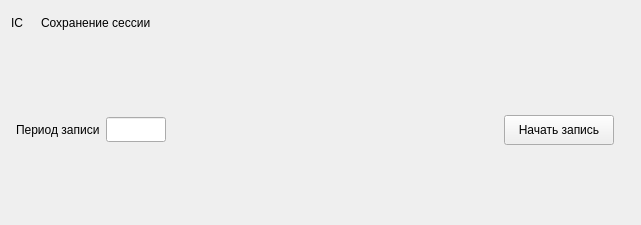
<?xml version="1.0" encoding="UTF-8"?>
<ui version="4.0">
 <class>WidgetFile</class>
 <widget class="QWidget" name="WidgetFile">
  <property name="geometry">
   <rect>
    <x>0</x>
    <y>0</y>
    <width>641</width>
    <height>225</height>
   </rect>
  </property>
  <property name="windowTitle">
   <string>Form</string>
  </property>
  <layout class="QHBoxLayout" name="horizontalLayout_4">
   <item>
    <layout class="QVBoxLayout" name="verticalLayout_borderExternal">
     <item>
      <layout class="QHBoxLayout" name="horizontalLayout">
       <item>
        <widget class="QLabel" name="label_headIcon">
         <property name="sizePolicy">
          <sizepolicy hsizetype="Preferred" vsizetype="Preferred">
           <horstretch>24</horstretch>
           <verstretch>24</verstretch>
          </sizepolicy>
         </property>
         <property name="minimumSize">
          <size>
           <width>24</width>
           <height>24</height>
          </size>
         </property>
         <property name="maximumSize">
          <size>
           <width>24</width>
           <height>24</height>
          </size>
         </property>
         <property name="text">
          <string>IC</string>
         </property>
        </widget>
       </item>
       <item>
        <widget class="QLabel" name="label_headText">
         <property name="text">
          <string>Сохранение сессии</string>
         </property>
        </widget>
       </item>
       <item>
        <spacer name="verticalSpacer">
         <property name="orientation">
          <enum>Qt::Vertical</enum>
         </property>
         <property name="sizeType">
          <enum>QSizePolicy::Fixed</enum>
         </property>
         <property name="sizeHint" stdset="0">
          <size>
           <width>20</width>
           <height>20</height>
          </size>
         </property>
        </spacer>
       </item>
       <item>
        <spacer name="horizontalSpacer">
         <property name="orientation">
          <enum>Qt::Horizontal</enum>
         </property>
         <property name="sizeHint" stdset="0">
          <size>
           <width>40</width>
           <height>20</height>
          </size>
         </property>
        </spacer>
       </item>
      </layout>
     </item>
     <item>
      <layout class="QVBoxLayout" name="verticalLayout_2">
       <item>
        <widget class="QFrame" name="frame_borderInternal">
         <property name="frameShape">
          <enum>QFrame::StyledPanel</enum>
         </property>
         <property name="frameShadow">
          <enum>QFrame::Raised</enum>
         </property>
        </widget>
       </item>
       <item>
        <layout class="QHBoxLayout" name="horizontalLayout_borderInternal">
         <item>
          <spacer name="horizontalSpacer_4">
           <property name="orientation">
            <enum>Qt::Horizontal</enum>
           </property>
           <property name="sizeType">
            <enum>QSizePolicy::Fixed</enum>
           </property>
           <property name="sizeHint" stdset="0">
            <size>
             <width>5</width>
             <height>20</height>
            </size>
           </property>
          </spacer>
         </item>
         <item>
          <layout class="QVBoxLayout" name="verticalLayout">
           <item>
            <layout class="QHBoxLayout" name="horizontalLayout_3">
             <item>
              <widget class="QLabel" name="label_period">
               <property name="text">
                <string>Период записи</string>
               </property>
              </widget>
             </item>
             <item>
              <widget class="QLineEdit" name="lineEdit_periodInput">
               <property name="sizePolicy">
                <sizepolicy hsizetype="Fixed" vsizetype="Fixed">
                 <horstretch>60</horstretch>
                 <verstretch>0</verstretch>
                </sizepolicy>
               </property>
               <property name="minimumSize">
                <size>
                 <width>60</width>
                 <height>25</height>
                </size>
               </property>
               <property name="maximumSize">
                <size>
                 <width>60</width>
                 <height>25</height>
                </size>
               </property>
               <property name="alignment">
                <set>Qt::AlignRight|Qt::AlignTrailing|Qt::AlignVCenter</set>
               </property>
              </widget>
             </item>
             <item>
              <spacer name="horizontalSpacer_3">
               <property name="orientation">
                <enum>Qt::Horizontal</enum>
               </property>
               <property name="sizeHint" stdset="0">
                <size>
                 <width>40</width>
                 <height>20</height>
                </size>
               </property>
              </spacer>
             </item>
             <item>
              <widget class="QPushButton" name="pushButton_start">
               <property name="minimumSize">
                <size>
                 <width>110</width>
                 <height>30</height>
                </size>
               </property>
               <property name="maximumSize">
                <size>
                 <width>110</width>
                 <height>30</height>
                </size>
               </property>
               <property name="focusPolicy">
                <enum>Qt::NoFocus</enum>
               </property>
               <property name="text">
                <string>Начать запись</string>
               </property>
              </widget>
             </item>
            </layout>
           </item>
          </layout>
         </item>
         <item>
          <spacer name="verticalSpacer_5">
           <property name="orientation">
            <enum>Qt::Vertical</enum>
           </property>
           <property name="sizeHint" stdset="0">
            <size>
             <width>5</width>
             <height>40</height>
            </size>
           </property>
          </spacer>
         </item>
         <item>
          <spacer name="horizontalSpacer_5">
           <property name="orientation">
            <enum>Qt::Horizontal</enum>
           </property>
           <property name="sizeType">
            <enum>QSizePolicy::Fixed</enum>
           </property>
           <property name="sizeHint" stdset="0">
            <size>
             <width>5</width>
             <height>20</height>
            </size>
           </property>
          </spacer>
         </item>
        </layout>
       </item>
      </layout>
     </item>
    </layout>
   </item>
   <item>
    <widget class="QFrame" name="frame_borderExternal">
     <property name="frameShape">
      <enum>QFrame::StyledPanel</enum>
     </property>
     <property name="frameShadow">
      <enum>QFrame::Raised</enum>
     </property>
    </widget>
   </item>
  </layout>
 </widget>
 <resources/>
 <connections/>
</ui>
